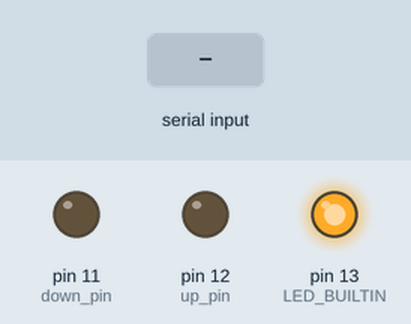
The sketch below on a simulated Arduino Uno, built with avr-gcc and run on an emulated ATmega328P. Shown: output pins drawn as LEDs (lit = HIGH). The test bench sets the inputs (shaded band). What the sketch prints to the serial monitor is not drawn.

Above: at 1.2 s.
1.3 s: "1" received over Serial
At 1.8 s:
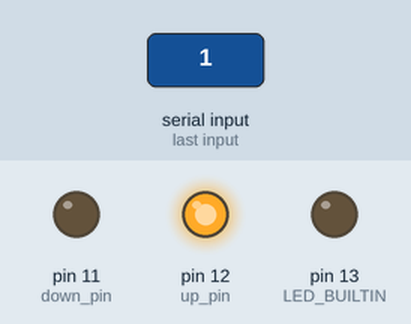
At 16.8 s:
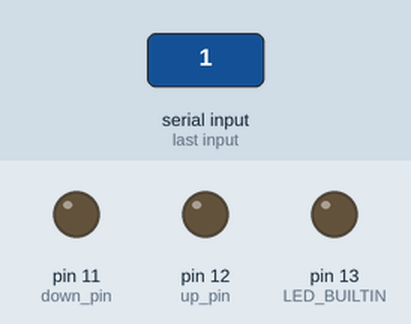
Timing chart, 0 to 18.8 s (numbered marks = the images above; inputs shaded):
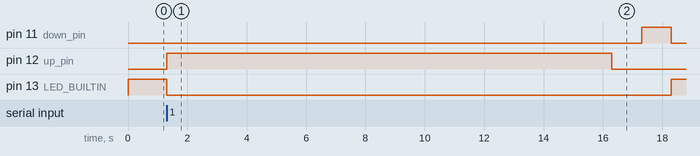

Measured:
- after the input at 1.3 s, pin 11 (down_pin): LOW → HIGH after 16.0 s, → LOW 1.0 s later; pin 12 (up_pin): LOW → HIGH at once, → LOW 15.0 s later; pin 13 (LED_BUILTIN): HIGH → LOW at once, → HIGH 17.0 s later

The sketch:

DeskControllerSimple.ino
```cpp
int up_pin = 12;
int down_pin = 11;
unsigned long last_heartbeat = 0;
const unsigned long WAIT_BEFORE_RAISE = 0L; //0s
const unsigned long RAISE_TIME = 15000L; //15s
const unsigned long LOWER_TIME = 1000L; //1s

// the setup function runs once when you press reset or power the board
void setup() {
  pinMode(up_pin, OUTPUT);
  pinMode(down_pin, OUTPUT);
  digitalWrite(up_pin, LOW);
  digitalWrite(down_pin, LOW);
  pinMode(LED_BUILTIN, OUTPUT);
  Serial.begin(9600);
  Serial.write(42);
  digitalWrite(LED_BUILTIN, HIGH);

//  delay(1000);
//  digitalWrite(LED_BUILTIN, LOW);

}

void raise() {
    digitalWrite(LED_BUILTIN, LOW);
    delay(WAIT_BEFORE_RAISE);
    digitalWrite(up_pin, HIGH);
    delay(RAISE_TIME);
    digitalWrite(up_pin, LOW);
    delay(1000);
    digitalWrite(down_pin, HIGH);
    delay(LOWER_TIME);
    digitalWrite(down_pin, LOW);
    digitalWrite(LED_BUILTIN, HIGH);
}

// the loop function runs over and over again forever
void loop() {
  int inByte = 0;
  if (Serial.available() > 0) {
    unsigned long now = millis ();
    while (Serial.available() > 0 && millis() - now < 1000) {
      Serial.read();  // read and discard any input
    }
    raise();
  }
}
```
